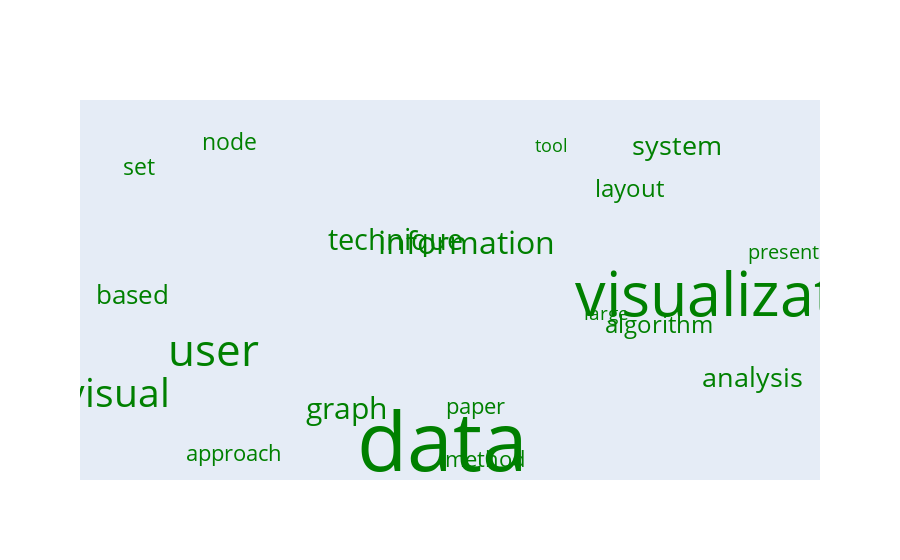

This figure's notebook cell:
### Code cell
cluster_id = 2
value = 20
data = go.Scatter(
                             x=[random.random() for i in range(30)],
                             y=[random.random() for i in range(30)],
                             mode='text',
                             text=lda.get_top_n_word_probs_for_topic_i(cluster_id, value).Words,
                             marker={'opacity': 0.3},
                             textfont={'size': lda.get_top_n_word_probs_for_topic_i(cluster_id, value).Probabilities * 4000, 
                                   'color': lda.get_colors()[cluster_id]})
layout = go.Layout({'xaxis': {'showgrid': False, 'showticklabels': False, 'zeroline': False},
                                            'yaxis': {'showgrid': False, 'showticklabels': False, 'zeroline': False}})
figure = go.Figure(data=[data], layout=layout)
figure

### Figure 1 — Plotly figure (JSON) as saved in the notebook; plotly's stock layout.template omitted (floating-point values rounded to 4 significant figures)
{"data": [{"marker": {"opacity": 0.3}, "mode": "text", "text": ["tool", "large", "present", "paper", "approach", "method", "set", "node", "algorithm", "layout", "based", "analysis", "system", "technique", "graph", "information", "visual", "user", "visualization", "data"], "textfont": {"color": "green", "size": [17.71, 18.54, 20.22, 21.54, 21.98, 22.23, 22.84, 23.49, 23.63, 24.04, 25.69, 26.75, 27.19, 29.05, 29.7, 32.26, 38.68, 44.43, 61.36, 81.62]}, "type": "scatter", "x": [0.6027, 0.6735, 0.8964, 0.5068, 0.2007, 0.5194, 0.08035, 0.1951, 0.74, 0.7019, 0.07242, 0.8579, 0.7624, 0.4057, 0.3432, 0.4951, 0.05276, 0.1755, 0.8551, 0.4646, 0.5647, 0.4929, 0.7948, 0.7529, 0.1381, 0.1928, 0.1158, 0.1778, 0.7814, 0.5637], "y": [0.8775, 0.4369, 0.5985, 0.1931, 0.07096, 0.05652, 0.8207, 0.887, 0.4068, 0.764, 0.4845, 0.269, 0.8768, 0.6272, 0.1847, 0.6187, 0.2221, 0.334, 0.4775, 0.08397, 0.7717, 0.6542, 0.0653, 0.4953, 0.07567, 0.8952, 0.9524, 0.2075, 0.2058, 0.1147]}], "layout": {"xaxis": {"showgrid": false, "showticklabels": false, "zeroline": false}, "yaxis": {"showgrid": false, "showticklabels": false, "zeroline": false}}}
